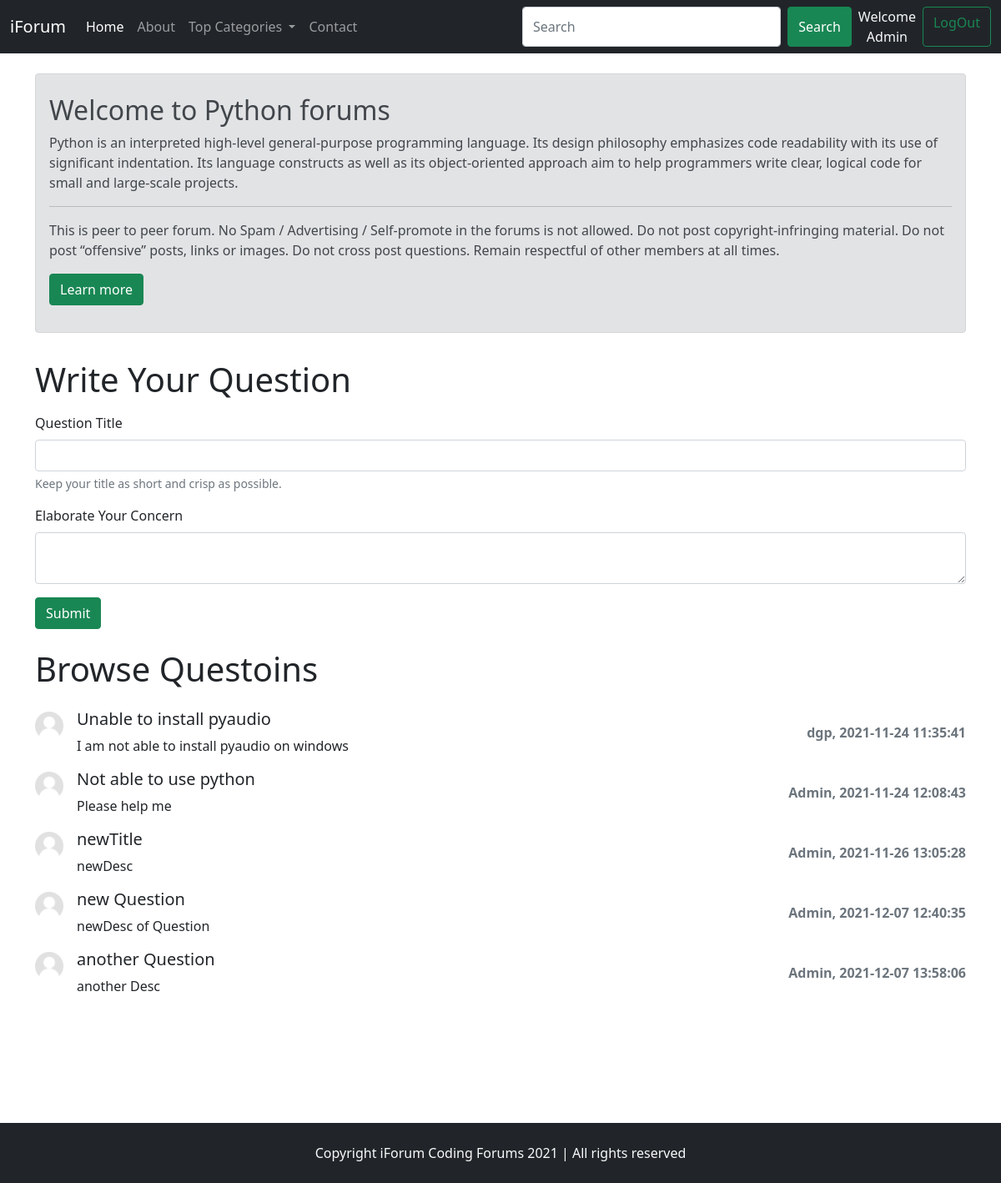
The page /threadlist.php?catid=1 (signed in) on the database its author committed.
### tables this page shows
CREATE TABLE `categories` (
  `category_id` int(8) NOT NULL,
  `category_name` varchar(255) NOT NULL,
  `category_description` varchar(325) NOT NULL,
  `created` datetime NOT NULL DEFAULT current_timestamp()
);

CREATE TABLE `threads` (
  `thread_id` int(10) NOT NULL,
  `thread_title` varchar(255) NOT NULL,
  `thread_desc` text NOT NULL,
  `thread_cat_id` int(10) NOT NULL,
  `thread_user_id` int(10) NOT NULL,
  `timestamp` datetime NOT NULL DEFAULT current_timestamp()
);

CREATE TABLE `users` (
  `sno` int(8) NOT NULL,
  `user_name` varchar(30) NOT NULL,
  `user_email` varchar(30) NOT NULL,
  `user_pass` varchar(255) NOT NULL,
  `timestamp` datetime NOT NULL DEFAULT current_timestamp()
);

### threadlist.php (the view, shortened to what this page needs)
<!doctype html>
<html lang="en">
<head>
    <link href="https://cdn.jsdelivr.net/npm/bootstrap@5.1.3/dist/css/bootstrap.min.css" rel="stylesheet"
>
    <link rel="stylesheet" href="./css/style.css">
</head>
<body>
    <?php include "./partials/_dbconnect.php"; ?>
    <?php include "./partials/_header.php"; ?>
    <?php
        $id = $_GET['catid'];
        $sql = "SELECT * FROM `categories` WHERE `category_id` = '$id'";
        $result = mysqli_query($conn, $sql);
        $num = mysqli_num_rows($result);
        if($num > 0 ){
            while($row = mysqli_fetch_assoc($result)){
                $catName = $row['category_name'];
                $catDecs = $row['category_description'];
            }
        }
    ?>
    <div class="container my-4">
        <div class="alert alert-secondary py-4" role="alert">
            <h2 class="alert-heading">Welcome to <?php echo $catName; ?> forums</h2>
            <p><?php echo $catDecs; ?></p>
            <hr>
            <p class="mb-3">This is peer to peer forum.
                  No Spam / Advertising / Self-promote in the forums is not allowed. Do not post copyright-infringing material. Do not post “offensive” posts, links or images. Do not cross post questions. Remain respectful of other members at all times.
            </p>
            <a class="btn btn-success mb-2" href="#" role="button">Learn more</a>
        </div>
    </div>
    <?php
        if(isset($_SESSION['loggedin']) && $_SESSION['loggedin']==true){
            echo'
            <div class="container my-3">
                <h1 class="py-2">Write Your Question</h1>
                <form action="' . $_SERVER["REQUEST_URI"] . '" method="post" >
                    <div class="mb-3">
                        <label for="title" class="form-label">Question Title</label>
                        <input type="text" class="form-control" id="title" name="title" aria-describedby="emailHelp">
                        <div id="emailHelp" class="form-text">Keep your title as short and crisp as possible.</div>
                    </div>
                    <div class="mb-3">
                        <label for="desc" class="form-label">Elaborate Your Concern</label>
                        <textarea class="form-control" aria-label="With textarea" id="desc" name="desc" row="3"></textarea>
                        <input type="hidden" value="' . $_SESSION['userid'] . '" name="user_id">
                    </div>
                    <button type="submit" class="btn btn-success">Submit</button>
                </form>
            </div>';
        }
        else{
            echo '
            <div class="container">
                <h1 class="py-2">Write Your Question</h1>
                <p class="px-4">You are not loggedin. Please login to ask questions.</p>
            </div>';
        }
    ?>
    <div class="container mb-5" id="ques">
        <h1 class="py-2">Browse Questoins</h1>
        <?php
            $id = $_GET['catid'];
            $sql = "SELECT * FROM `threads` WHERE `thread_cat_id` = '$id'";
            $result = mysqli_query($conn, $sql);
            $num = mysqli_num_rows($result);
            if($num > 0 ){
                while($row = mysqli_fetch_assoc($result)){
                    $id = $row['thread_id'];
                    $title = $row['thread_title'];
                    $decs = $row['thread_desc'];
                    $threadTime = $row['timestamp'];
                    $threadUserId = $row['thread_user_id'];
                    $sql2 = "SELECT `user_name` FROM `users` WHERE `sno`='$threadUserId'";
                    $result2 = mysqli_query($conn, $sql2);
                    $row2 = mysqli_fetch_assoc($result2);
                    echo '
                    <div class="d-flex align-items-center my-3">
                        <div class="flex-shrink-0">
                            <img src="./img/userdefault.png" width="34px" class="mr-3 mb-3" alt="...">
                        </div>
                        <div class="flex-grow-1 ms-3">
                            <div class="d-flex">
                                <h5><a class="link-dark text-decoration-none" href="thread.php?threadid=' . $id . '">' . $title . '</a></h5>
                            </div>
                            ' . $decs . '
                        </div>
                        <p class="fw-bold text-secondary my-0">' . $row2["user_name"] . ', ' . $threadTime . '</p>
                    </div>';
                }
            }
        ?>
    </div>
    <?php include "./partials/_footer.php"; ?>
</body>
</html>

### css/style.css (style rules this page uses)
#ques, .contact, .serachResults { min-height: 66vh; }

### rows shown on the page
categories: category_name "Python", category_description "Python is an interpreted high-level general-purpose programming language. Its design philosophy emphasizes code readability with its use of significant indentation. Its language constructs as well as its object-oriented approach aim to help programmers write clear, logical code for small and large-scale projects."
threads: thread_title "Unable to install pyaudio", thread_desc "I am not able to install pyaudio on windows", users.user_name "dgp", timestamp "2021-11-24 11:35:41"
threads: thread_title "Not able to use python", thread_desc "Please help me", users.user_name "Admin", timestamp "2021-11-24 12:08:43"
threads: thread_title "newTitle", thread_desc "newDesc", users.user_name "Admin", timestamp "2021-11-26 13:05:28"
threads: thread_title "new Question", thread_desc "newDesc of Question", users.user_name "Admin", timestamp "2021-12-07 12:40:35"
threads: thread_title "another Question", thread_desc "another Desc", users.user_name "Admin", timestamp "2021-12-07 13:58:06"

### other values the page prints
$_SESSION["username"] "Admin"
